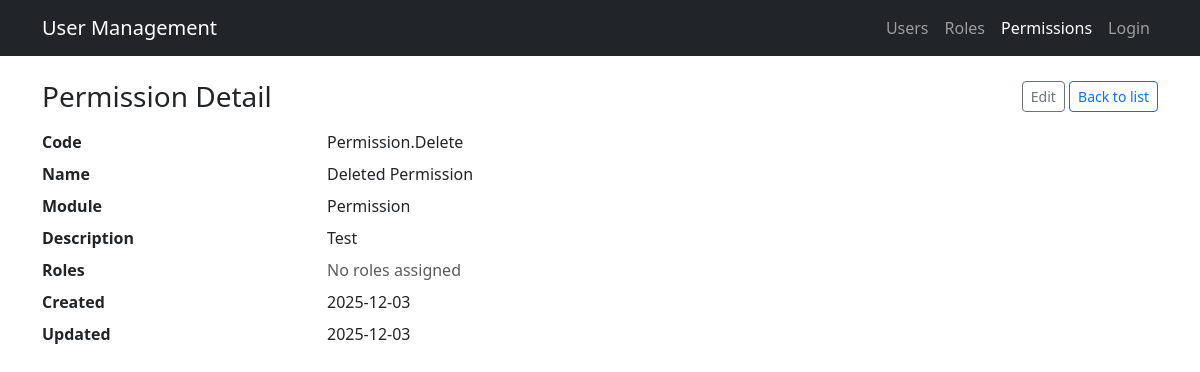
/permissions/2/detail, run on an earlier commit of the app's database.
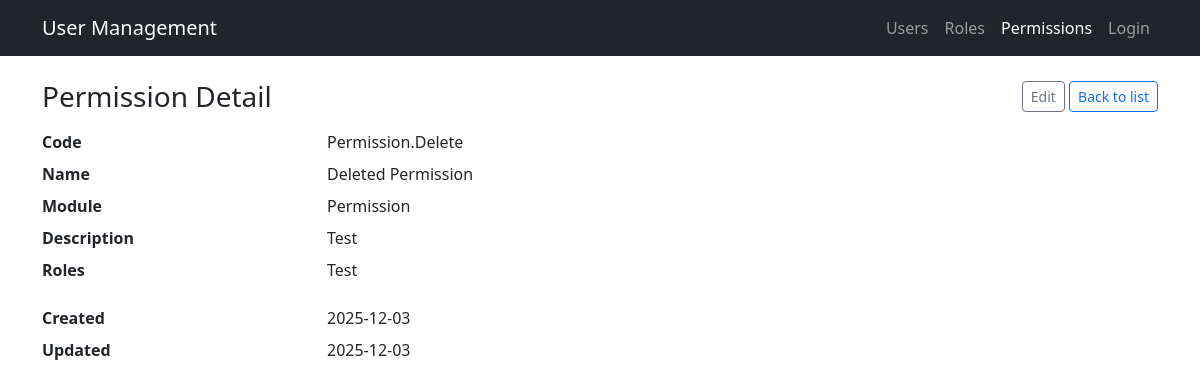
And on a later commit of the database.
### app/models/role.py (models this page shows, shortened)
class Role(db.Model):
    __tablename__ = "roles"
    id = db.Column(db.Integer, primary_key=True)
    name = db.Column(db.String(80), unique=True, nullable=False)
    description = db.Column(db.String(255))
    created_at = db.Column(db.DateTime, default=datetime.utcnow, nullable=False)
    updated_at = db.Column(
        db.DateTime, default=datetime.utcnow, onupdate=datetime.utcnow, nullable=False
    )
    users = db.relationship("User", secondary=user_roles, back_populates="roles")
    permissions = db.relationship("Permission", secondary=role_permissions, back_populates="roles")

### app/routes/permission_routes.py (the view)
@permission_bp.route("/<int:permission_id>/detail")
def detail(permission_id):
    permission = PermissionService.get_by_id(permission_id)
    return render_template("permissions/detail.html", permission=permission)

### app/services/permission_service.py (called while the page is built)
    @staticmethod
    def get_by_id(permission_id: int) -> Optional[Permission]:
        return Permission.query.get(permission_id)

### app/templates/permissions/detail.html (shortened to what this page needs)
{% extends "layouts/base.html" %}  {% block content %}
<div class="d-flex justify-content-between align-items-center mb-3">
  <h3 class="mb-0">Permission Detail</h3>
  <div>
    <a
      href="{{ url_for('permissions.edit', permission_id=permission.id) }}"
      class="btn btn-sm btn-outline-secondary"
      >Edit</a
    >
    <a
      href="{{ url_for('permissions.index') }}"
      class="btn btn-sm btn-outline-primary"
      >Back to list</a
    >
  </div>
</div>
<dl class="row">
  <dt class="col-sm-3">Code</dt>
  <dd class="col-sm-9">{{ permission.code }}</dd>
  <dt class="col-sm-3">Name</dt>
  <dd class="col-sm-9">{{ permission.name }}</dd>
  <dt class="col-sm-3">Module</dt>
  <dd class="col-sm-9">{{ permission.module }}</dd>
  <dt class="col-sm-3">Description</dt>
  <dd class="col-sm-9">{{ permission.description or "—" }}</dd>
  <dt class="col-sm-3">Roles</dt>
  <dd class="col-sm-9">
    {% if permission.roles %}
    <ul class="list-unstyled">
      {% for role in permission.roles %}
      <li>{{ role.name }}</li>
      {% endfor %}
    </ul>
    {% else %}
    <span class="text-muted">No roles assigned</span>
    {% endif %}
  </dd>
  <dt class="col-sm-3">Created</dt>
  <dd class="col-sm-9">{{ permission.created_at.strftime('%Y-%m-%d') }}</dd>
  <dt class="col-sm-3">Updated</dt>
  <dd class="col-sm-9">{{ permission.updated_at.strftime('%Y-%m-%d') }}</dd>
</dl>
{% endblock %}

What changed in the data, as far as the page shows it:
added Role: name "Test"
Also different on the page:
text no longer shown: "No roles assigned"
